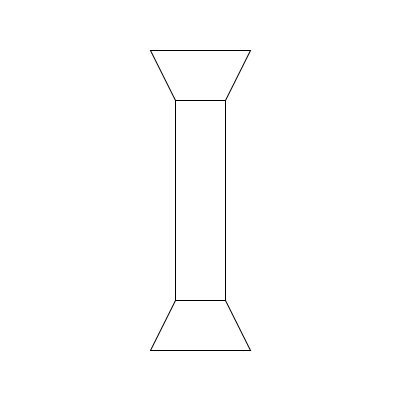
Frame 1 (no input)
Frame 60 (the mouse pressed at the canvas centre just before this capture): identical to frame 1, image omitted
Frame 120 (the mouse held since frame 60 and released just before this capture): identical to frame 1, image omitted

The Processing sketch that drew this single still picture (run headless with seeded random() and noise(); from frame 60 on, the mouse is pressed at the canvas centre):

// Processing sketch: processing_19995
// ── processing_19995.pde

void setup() {
  size(400,400);
  makeColumn();
}

float columnCapitolWidth = 75;
float columnCapitol = 50;
float columnHeight = 200;
float columnBase = 50;
float baseProportion = 0.5;
float columnWidth = columnBase * baseProportion;

void draw() {
}


void mouseDragged() {
  if (mouseButton == LEFT) {
    columnWidth = columnWidth + (mouseX-pmouseX);
    columnHeight = columnHeight + (mouseY-pmouseY);
    makeColumn();
  } 
  else  if (mouseButton == RIGHT) {
    columnBase = columnBase + (mouseX-pmouseX);
    columnHeight = columnHeight + (mouseY-pmouseY);
    makeColumn();
  }
}

void makeColumn() {
  background(255);
  beginShape();
  vertex(width/2 - columnBase, height-50);
  vertex(width/2 - columnBase * baseProportion, height-100);
  vertex(width/2 + columnBase * baseProportion, height-100);
  vertex(width/2 + columnBase, height-50);
  vertex(width/2 - columnBase, height-50);
  endShape();
  beginShape();
  vertex(width/2 - columnWidth, height-100-columnHeight);
  vertex(width/2 + columnWidth, height-100-columnHeight);
  vertex(width/2 + columnBase * baseProportion, height-100);
  vertex(width/2 - columnBase * baseProportion, height-100);
  vertex(width/2 - columnWidth, height-100-columnHeight);
  endShape();
  beginShape();
  vertex(width/2 - columnWidth, height-100-columnHeight);
  vertex(width/2 - columnWidth / baseProportion, height-100-columnHeight-columnCapitol);
  vertex(width/2 + columnWidth / baseProportion, height-100-columnHeight-columnCapitol);
  vertex(width/2 + columnWidth, height-100-columnHeight);
  vertex(width/2 - columnWidth, height-100-columnHeight);
  endShape();
}
